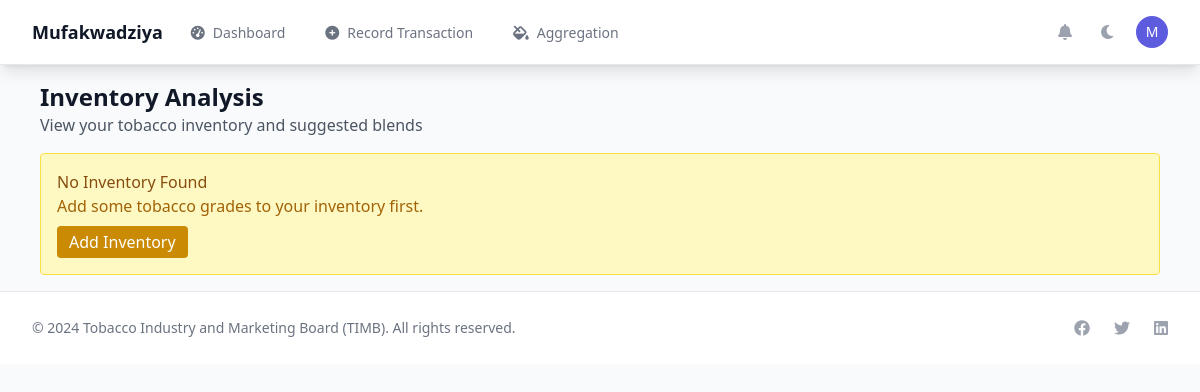
The page /merchant/aggregation/ (signed in) on the database as committed earlier.
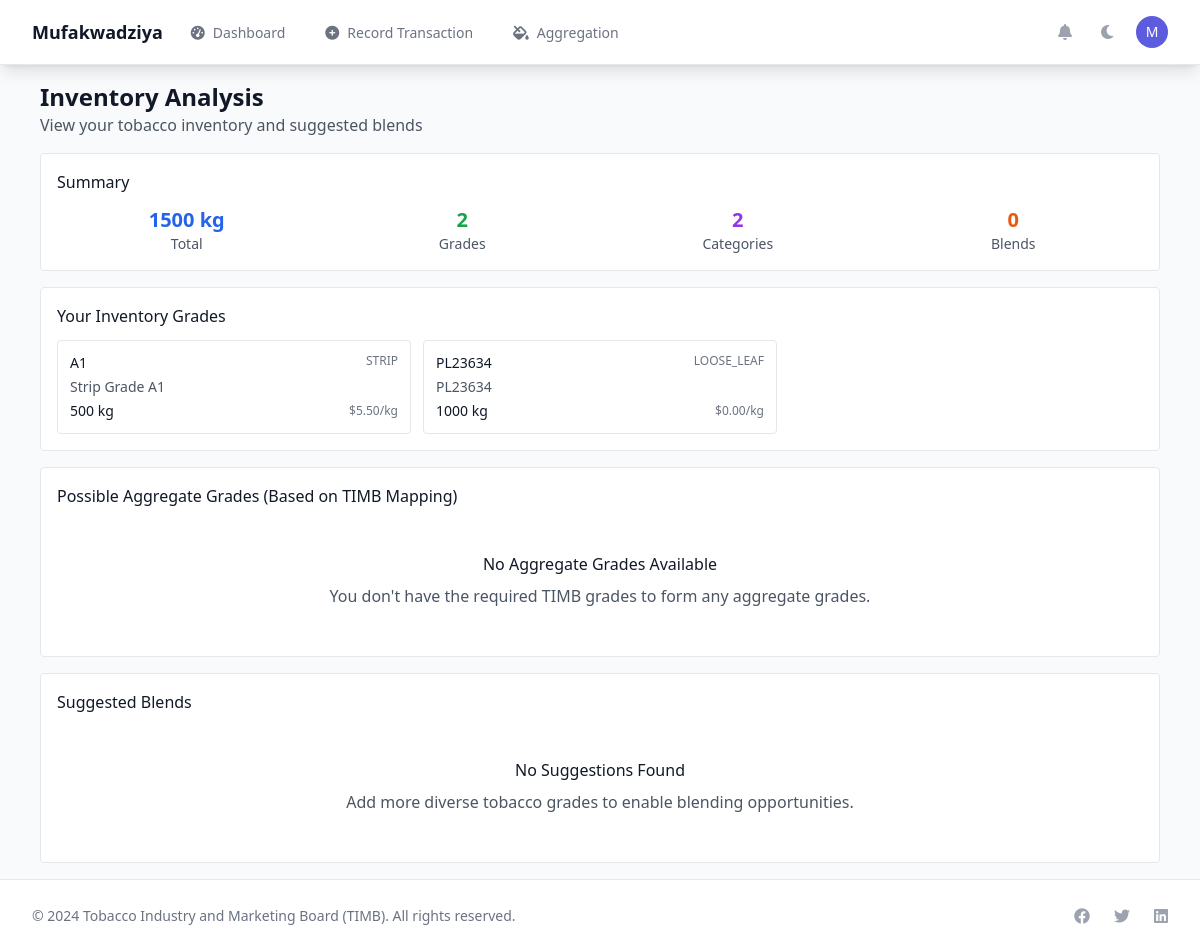
The same page on the database as committed later.
### timb_dashboard/models.py (models this page shows, shortened)
class TobaccoGrade(models.Model):
    GRADE_CATEGORIES = [
        ('PRIMING', 'Priming Grades (P)'),
        ('LUG', 'Lug Grades (X)'),
        ('LEAF', 'Leaf Grades (L)'),
        ('TIP', 'Tip Grades (T)'),
        ('STRIP', 'Strip Grades (A)'),
        ('CUTTER', 'Cutter Grades (C)'),
        ('SMOKING', 'Smoking Grades (H)'),
        ('SCRAP', 'Scrap Grades (B)'),
        ('LOOSE_LEAF', 'Loose Leaf'),
        ('REJECTION', 'Rejection Codes'),
        ('DEFECT', 'Defect Codes'),
    ]
    QUALITY_LEVELS = [
        (1, 'Grade 1 - Premium'),
        (2, 'Grade 2 - High Quality'),
        (3, 'Grade 3 - Good Quality'),
        (4, 'Grade 4 - Standard'),
        (5, 'Grade 5 - Basic'),
    ]
    grade_code = models.CharField(max_length=20, unique=True, db_index=True)
    grade_name = models.CharField(max_length=200)
    category = models.CharField(max_length=20, choices=GRADE_CATEGORIES, db_index=True)
    quality_level = models.IntegerField(choices=QUALITY_LEVELS, null=True, blank=True)
    base_price = models.DecimalField(max_digits=10, decimal_places=2, default=0)
    minimum_price = models.DecimalField(max_digits=10, decimal_places=2, default=0)
    maximum_price = models.DecimalField(max_digits=10, decimal_places=2, default=0)
    description = models.TextField(blank=True)
    specifications = models.JSONField(default=dict, blank=True)
    is_active = models.BooleanField(default=True)
    is_tradeable = models.BooleanField(default=True)
    created_at = models.DateTimeField(default=timezone.now)
    updated_at = models.DateTimeField(auto_now=True)
    class Meta:
        db_table = 'timb_tobacco_grades'
        ordering = ['category', 'quality_level', 'grade_code']
        indexes = [
            models.Index(fields=['category', 'quality_level']),
            models.Index(fields=['grade_code']),
            models.Index(fields=['is_active', 'is_tradeable']),
        ]

### merchant_app/views.py (the view)
# urls.py: path('aggregation/', views.aggregation_dashboard, name='merchant_aggregation_dashboard'),
@login_required
@require_http_methods(["GET"])  # List rule sets and latest outputs
def aggregation_dashboard(request):
    if not request.user.is_merchant:
        return redirect('home')
    return inventory_aggregate_analysis(request)

### authentication/models.py (called while the page is built)
    def get_user_type(self):
        if self.is_superuser:
            return "Administrator"
        elif self.is_timb_staff:
            return "TIMB Staff"
        elif self.is_merchant:
            return "Merchant"
        else:
            return "User"

### merchant_app/models.py (called while the page is built)
    @property
    def available_quantity(self):
        return self.quantity - self.reserved_quantity

### utils/context_processors.py (called while the page is built)
def global_context(request):
    return {
        'TIMB_SETTINGS': getattr(settings, 'TIMB_SETTINGS', {}),
        'current_time': timezone.now(),
        'system_name': 'TIMB Trading System',
        'system_version': '1.0.0',
    }

### templates/merchant_app/aggregation.html (shortened to what the changed rows need)
{% extends 'base.html' %}
{% block content %}
<div class="max-w-6xl mx-auto py-4 px-4">
    <div class="mb-4">
        <h1 class="text-2xl font-bold text-gray-900">Inventory Analysis</h1>
    </div>
    {% if not has_inventory %}
    <div class="bg-yellow-100 border border-yellow-300 rounded p-4">
        <h3 class="font-medium text-yellow-800">No Inventory Found</h3>
        <p class="text-yellow-700">Add some tobacco grades to your inventory first.</p>
        <a href="{% url 'merchant_inventory' %}" class="mt-2 inline-block bg-yellow-600 text-white px-3 py-1 rounded">
            Add Inventory
        </a>
    </div>
    {% else %}
    <div class="bg-white border rounded mb-4 p-4">
        <h3 class="font-medium mb-3">Summary</h3>
        <div class="grid grid-cols-4 gap-4 text-center">
            <div>
                <div class="text-xl font-bold text-blue-600">{{ total_inventory|floatformat:0 }} kg</div>
                <div class="text-sm text-gray-600">Total</div>
            </div>
            <div>
                <div class="text-xl font-bold text-green-600">{{ inventory_summary|length }}</div>
                <div class="text-sm text-gray-600">Grades</div>
            </div>
            <div>
                <div class="text-xl font-bold text-purple-600">{{ categories|length }}</div>
                <div class="text-sm text-gray-600">Categories</div>
            </div>
            <div>
                <div class="text-xl font-bold text-orange-600">{{ suggestions|length }}</div>
                <div class="text-sm text-gray-600">Blends</div>
            </div>
        </div>
    </div>
    <div class="bg-white border rounded p-4 mb-4">
        <h3 class="font-medium mb-3">Your Inventory Grades</h3>
        <div class="grid grid-cols-1 md:grid-cols-2 lg:grid-cols-3 gap-3">
            {% for grade_code, data in inventory_summary.items %}
            <div class="border rounded p-3">
                <div class="flex justify-between items-start mb-1">
                    <h4 class="font-medium text-sm">{{ grade_code }}</h4>
                    <span class="text-xs text-gray-500">{{ data.category }}</span>
                </div>
                <div class="text-sm text-gray-600 mb-1">{{ data.grade_name }}</div>
                <div class="flex justify-between items-center">
                    <span class="text-sm font-medium">{{ data.quantity|floatformat:0 }} kg</span>
                    <span class="text-xs text-gray-500">${{ data.base_price|floatformat:2 }}/kg</span>
                </div>
            </div>
            {% endfor %}
        </div>
    </div>
    <div class="bg-white border rounded p-4 mb-4">
        <h3 class="font-medium mb-3">Possible Aggregate Grades (Based on TIMB Mapping)</h3>
        {% if aggregate_grades %}
        <div class="space-y-3">
            {% for aggregate in aggregate_grades %}
            <div class="border rounded p-3">
                <div class="flex justify-between items-start mb-2">
                    <div>
                        <h4 class="font-medium text-lg">{{ aggregate.aggregate_code }}</h4>
                        <p class="text-sm text-gray-600">{{ aggregate.available_grades|length }} of {{ aggregate.required_grades|length }} required grades available</p>
                    </div>
                    <div class="text-right">
                        <div class="text-sm font-medium">{{ aggregate.coverage_percentage|floatformat:1 }}% Coverage</div>
                        <div class="text-xs text-gray-500">{{ aggregate.total_quantity|floatformat:0 }} kg</div>
                    </div>
                </div>
                <div class="grid grid-cols-2 gap-4 mb-3">
                    <div class="text-center p-2 bg-gray-50 rounded">
                        <div class="font-bold">{{ aggregate.total_quantity|floatformat:0 }} kg</div>
                        <div class="text-xs text-gray-500">Total Quantity</div>
                    </div>
                    <div class="text-center p-2 bg-gray-50 rounded">
                        <div class="font-bold">${{ aggregate.average_price|floatformat:2 }}</div>
                        <div class="text-xs text-gray-500">Avg Price/kg</div>
                    </div>
                </div>
                <div class="mb-3">
                    <h5 class="text-sm font-medium mb-2">Available Grades:</h5>
                    <div class="flex flex-wrap gap-1">
                        {% for grade in aggregate.available_grades %}
                        <span class="px-2 py-1 bg-green-100 text-green-800 text-xs rounded">{{ grade.grade_code }} ({{ grade.quantity|floatformat:0 }}kg)</span>
                        {% endfor %}
                    </div>
                </div>
                {% if aggregate.missing_grades %}
                <div class="mb-3">
                    <h5 class="text-sm font-medium mb-2">Missing Grades:</h5>
                    <div class="flex flex-wrap gap-1">
                        {% for grade in aggregate.missing_grades %}
                        <span class="px-2 py-1 bg-red-100 text-red-800 text-xs rounded">{{ grade }}</span>
                        {% endfor %}
                    </div>
                </div>
                {% endif %}
            </div>
            {% endfor %}
        </div>
        {% else %}
        <div class="text-center py-8">
            <h3 class="font-medium mb-2">No Aggregate Grades Available</h3>
            <p class="text-gray-600">You don't have the required TIMB grades to form any aggregate grades.</p>
        </div>
        {% endif %}
    </div>
    <div class="bg-white border rounded p-4">
        <h3 class="font-medium mb-3">Suggested Blends</h3>
        {% if suggestions %}
        <div class="space-y-3">
            {% for suggestion in suggestions %}
            <div class="border rounded p-3">
                <div class="flex justify-between items-start mb-2">
                    <div>
                        <h4 class="font-medium">{{ suggestion.name }}</h4>
                        <p class="text-sm text-gray-600">{{ suggestion.description }}</p>
                    </div>
                    <span class="px-2 py-1 rounded text-xs
                        {% if suggestion.feasibility == 'HIGH' %}bg-green-100 text-green-800
                        {% elif suggestion.feasibility == 'MEDIUM' %}bg-yellow-100 text-yellow-800
                        {% else %}bg-red-100 text-red-800{% endif %}">
                        {{ suggestion.feasibility }}
                    </span>
                </div>
                <div class="grid grid-cols-2 gap-4 mb-3">
                    <div class="text-center p-2 bg-gray-50 rounded">
                        <div class="font-bold">{{ suggestion.total_quantity|floatformat:0 }} kg</div>
                        <div class="text-xs text-gray-500">Total</div>
                    </div>
                    <div class="text-center p-2 bg-gray-50 rounded">
                        <div class="font-bold">${{ suggestion.estimated_price|floatformat:2 }}</div>
                        <div class="text-xs text-gray-500">Price/kg</div>
                    </div>
                </div>
            </div>
            {% endfor %}
        </div>
        {% else %}
        <div class="text-center py-8">
            <h3 class="font-medium mb-2">No Suggestions Found</h3>
            <p class="text-gray-600">Add more diverse tobacco grades to enable blending opportunities.</p>
        </div>
        {% endif %}
    </div>
    {% endif %}
</div>
{% endblock %}

Rows that differ between the two databases and show on the page:
now on this page (row unchanged): TobaccoGrade: inventory_summary "A1", category "STRIP", grade_name "Strip Grade A1", base_price "5.50"
added TobaccoGrade: inventory_summary "PL23634", category "LOOSE_LEAF", grade_name "PL23634", base_price "0.00"
Other text that changed with them:
{{ total_inventory|floatformat:0 }}: (not shown) → "1500"
{{ inventory_summary|length }}: (not shown) → "2"
{{ categories|length }}: (not shown) → "2"
{{ suggestions|length }}: (not shown) → "0"
text no longer shown: "No Inventory Found Add some tobacco grades to your inventory first. Add Inventory"
text now shown: "Summary kg Total Grades Categories Blends Your Inventory Grades Possible Aggregate Grades (Based on TIMB Mapping) No Aggregate Grades Available You don't have the required TIMB grades to form any aggregate grades. Suggested Blends No Suggestions Found Add more diverse tobacco grades to enable blending opportunities."
new list line: "500 kg $ /kg"
new list line: "1000 kg $ /kg"
